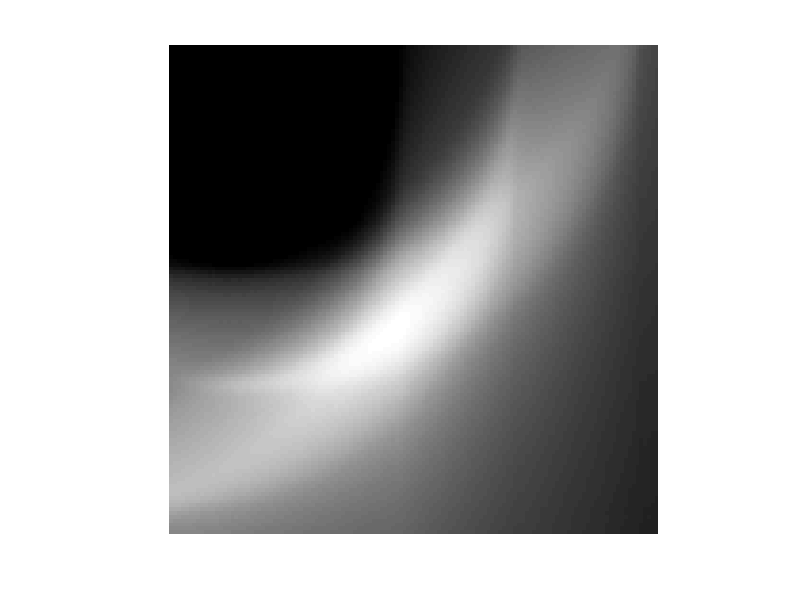

This chart was generated by the following MATLAB code:
clear;

R = load('RdTr.mat');
R = R.R;
[p,t] = size(R);

imgsize = floor(p/sqrt(2));

if mod(log2(imgsize),1) ~= 0
    imgsize = 2^(nextpow2((imgsize))-1);
end

theta = linspace(0,180,t+1);
theta(end) = [];
n_vector = zeros(length(theta),2);
n_vector(:,1) = cos(theta/180*pi)';
n_vector(:,2) = sin(theta/180*pi)';

[X,Y] = meshgrid(linspace(1,imgsize,imgsize),linspace(1,imgsize,imgsize));

imgmap = zeros(imgsize^2,2);
imgmap(:,1) = X(:);
imgmap(:,2) = Y(:);

t = imgmap*n_vector';
t(t<1) = 1;
t = floor(t);

reconstructed = zeros(imgsize^2,1);
for i = 1:179
    reconstructed = reconstructed + R(t(:,i),i);
end
reshape(reconstructed/2/pi,128,128);
imshow(ans,[])